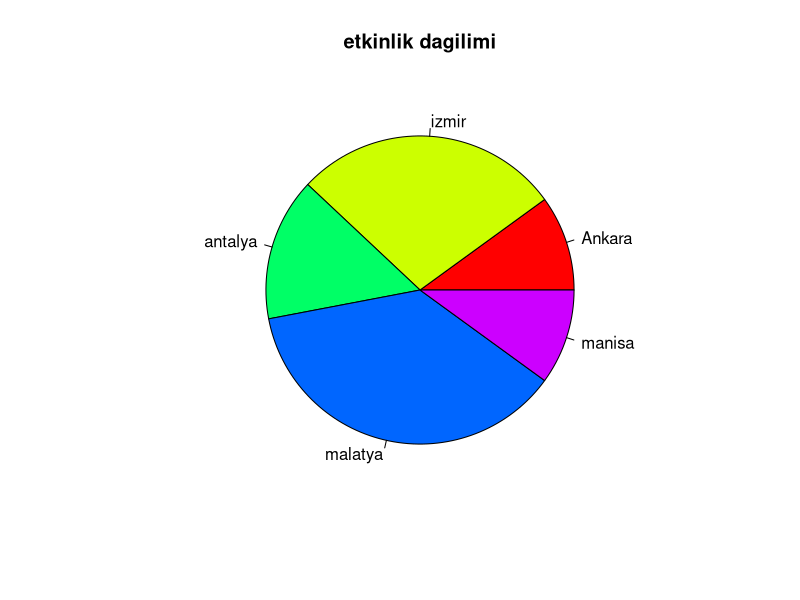

The R source for this figure:
#pie yani pasta grafiği. Kategorik verilerin görselleştirilmesinde kullanılır.
#pie(data, label, col,barder, radius, clockwise)
#rainbow() otomotak renk atama

x = c(10, 28, 15, 37, 10)
labels = c("Ankara", "izmir", "antalya", "malatya", "manisa")
pie(x, labels = labels, main = "etkinlik dagilimi", col = rainbow(5))